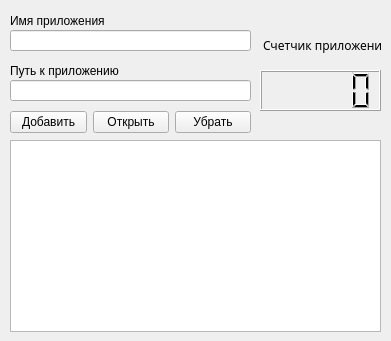
<?xml version="1.0" encoding="UTF-8"?>
<ui version="4.0">
 <class>MainWindow</class>
 <widget class="QMainWindow" name="MainWindow">
  <property name="geometry">
   <rect>
    <x>0</x>
    <y>0</y>
    <width>391</width>
    <height>341</height>
   </rect>
  </property>
  <property name="windowTitle">
   <string>Open Programms v0.3</string>
  </property>
  <widget class="QWidget" name="centralwidget">
   <widget class="QLineEdit" name="inputName">
    <property name="geometry">
     <rect>
      <x>10</x>
      <y>30</y>
      <width>241</width>
      <height>21</height>
     </rect>
    </property>
   </widget>
   <widget class="QListWidget" name="listOfApps">
    <property name="geometry">
     <rect>
      <x>10</x>
      <y>140</y>
      <width>371</width>
      <height>192</height>
     </rect>
    </property>
   </widget>
   <widget class="QLabel" name="appName">
    <property name="geometry">
     <rect>
      <x>10</x>
      <y>10</y>
      <width>241</width>
      <height>21</height>
     </rect>
    </property>
    <property name="frameShape">
     <enum>QFrame::NoFrame</enum>
    </property>
    <property name="text">
     <string>Имя приложения</string>
    </property>
   </widget>
   <widget class="QLabel" name="appPath">
    <property name="geometry">
     <rect>
      <x>10</x>
      <y>60</y>
      <width>241</width>
      <height>21</height>
     </rect>
    </property>
    <property name="text">
     <string>Путь к приложению</string>
    </property>
   </widget>
   <widget class="QLineEdit" name="inputPath">
    <property name="geometry">
     <rect>
      <x>10</x>
      <y>80</y>
      <width>241</width>
      <height>21</height>
     </rect>
    </property>
   </widget>
   <widget class="QWidget" name="horizontalLayoutWidget">
    <property name="geometry">
     <rect>
      <x>10</x>
      <y>110</y>
      <width>241</width>
      <height>25</height>
     </rect>
    </property>
    <layout class="QHBoxLayout" name="horizontalLayout">
     <item>
      <widget class="QPushButton" name="addButton">
       <property name="text">
        <string>Добавить</string>
       </property>
      </widget>
     </item>
     <item>
      <widget class="QPushButton" name="openPath">
       <property name="text">
        <string>Открыть</string>
       </property>
      </widget>
     </item>
     <item>
      <widget class="QPushButton" name="removeButton">
       <property name="text">
        <string>Убрать</string>
       </property>
      </widget>
     </item>
    </layout>
   </widget>
   <widget class="QLCDNumber" name="lcdNumber">
    <property name="geometry">
     <rect>
      <x>260</x>
      <y>70</y>
      <width>121</width>
      <height>41</height>
     </rect>
    </property>
   </widget>
   <widget class="QLabel" name="label">
    <property name="geometry">
     <rect>
      <x>260</x>
      <y>30</y>
      <width>121</width>
      <height>31</height>
     </rect>
    </property>
    <property name="font">
     <font>
      <family>Impact</family>
      <pointsize>9</pointsize>
      <weight>50</weight>
      <bold>false</bold>
     </font>
    </property>
    <property name="text">
     <string> Счетчик приложений</string>
    </property>
   </widget>
  </widget>
 </widget>
 <resources/>
 <connections/>
</ui>
